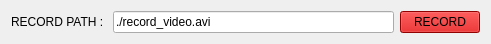
   <widget class="QWidget" name="layoutWidget_5">
    <property name="geometry">
     <rect>
      <x>20</x>
      <y>460</y>
      <width>491</width>
      <height>31</height>
     </rect>
    </property>
    <layout class="QHBoxLayout" name="horizontalLayout_5">
     <item>
      <widget class="QLabel" name="label_14">
       <property name="text">
        <string>RECORD PATH : </string>
       </property>
      </widget>
     </item>
     <item>
      <widget class="QLineEdit" name="PATH_REC">
       <property name="text">
        <string>./record_video.avi</string>
       </property>
      </widget>
     </item>
     <item>
      <widget class="QPushButton" name="startBtn_REC">
       <property name="palette">
        <palette>
         <active>
          <colorrole role="WindowText">
           <brush brushstyle="SolidPattern">
            <color alpha="255">
             <red>0</red>
             <green>0</green>
             <blue>0</blue>
            </color>
           </brush>
          </colorrole>
          <colorrole role="Button">
           <brush brushstyle="SolidPattern">
            <color alpha="255">
             <red>204</red>
             <green>0</green>
             <blue>0</blue>
            </color>
           </brush>
          </colorrole>
          <colorrole role="Light">
           <brush brushstyle="SolidPattern">
            <color alpha="255">
             <red>255</red>
             <green>51</green>
             <blue>51</blue>
            </color>
           </brush>
          </colorrole>
          <colorrole role="Midlight">
           <brush brushstyle="SolidPattern">
            <color alpha="255">
             <red>229</red>
             <green>25</green>
             <blue>25</blue>
            </color>
           </brush>
          </colorrole>
          <colorrole role="Dark">
           <brush brushstyle="SolidPattern">
            <color alpha="255">
             <red>102</red>
             <green>0</green>
             <blue>0</blue>
            </color>
           </brush>
          </colorrole>
          <colorrole role="Mid">
           <brush brushstyle="SolidPattern">
            <color alpha="255">
             <red>136</red>
             <green>0</green>
             <blue>0</blue>
            </color>
           </brush>
          </colorrole>
          <colorrole role="Text">
           <brush brushstyle="SolidPattern">
            <color alpha="255">
             <red>0</red>
             <green>0</green>
             <blue>0</blue>
            </color>
           </brush>
          </colorrole>
          <colorrole role="BrightText">
           <brush brushstyle="SolidPattern">
            <color alpha="255">
             <red>255</red>
             <green>255</green>
             <blue>255</blue>
            </color>
           </brush>
          </colorrole>
          <colorrole role="ButtonText">
           <brush brushstyle="SolidPattern">
            <color alpha="255">
             <red>0</red>
             <green>0</green>
             <blue>0</blue>
            </color>
           </brush>
          </colorrole>
          <colorrole role="Base">
           <brush brushstyle="SolidPattern">
            <color alpha="255">
             <red>255</red>
             <green>255</green>
             <blue>255</blue>
            </color>
           </brush>
          </colorrole>
          <colorrole role="Window">
           <brush brushstyle="SolidPattern">
            <color alpha="255">
             <red>204</red>
             <green>0</green>
             <blue>0</blue>
            </color>
           </brush>
          </colorrole>
          <colorrole role="Shadow">
           <brush brushstyle="SolidPattern">
            <color alpha="255">
             <red>0</red>
             <green>0</green>
             <blue>0</blue>
            </color>
           </brush>
          </colorrole>
          <colorrole role="AlternateBase">
           <brush brushstyle="SolidPattern">
            <color alpha="255">
             <red>229</red>
             <green>127</green>
             <blue>127</blue>
            </color>
           </brush>
          </colorrole>
          <colorrole role="ToolTipBase">
           <brush brushstyle="SolidPattern">
            <color alpha="255">
             <red>255</red>
             <green>255</green>
             <blue>220</blue>
            </color>
           </brush>
          </colorrole>
          <colorrole role="ToolTipText">
           <brush brushstyle="SolidPattern">
            <color alpha="255">
             <red>0</red>
             <green>0</green>
             <blue>0</blue>
            </color>
           </brush>
          </colorrole>
          <colorrole role="PlaceholderText">
           <brush brushstyle="SolidPattern">
            <color alpha="128">
             <red>0</red>
             <green>0</green>
             <blue>0</blue>
            </color>
           </brush>
          </colorrole>
         </active>
         <inactive>
          <colorrole role="WindowText">
           <brush brushstyle="SolidPattern">
            <color alpha="255">
             <red>0</red>
             <green>0</green>
             <blue>0</blue>
            </color>
           </brush>
          </colorrole>
          <colorrole role="Button">
           <brush brushstyle="SolidPattern">
            <color alpha="255">
             <red>204</red>
             <green>0</green>
             <blue>0</blue>
            </color>
           </brush>
          </colorrole>
          <colorrole role="Light">
           <brush brushstyle="SolidPattern">
            <color alpha="255">
             <red>255</red>
             <green>51</green>
             <blue>51</blue>
            </color>
           </brush>
          </colorrole>
          <colorrole role="Midlight">
           <brush brushstyle="SolidPattern">
            <color alpha="255">
             <red>229</red>
             <green>25</green>
             <blue>25</blue>
            </color>
           </brush>
          </colorrole>
          <colorrole role="Dark">
           <brush brushstyle="SolidPattern">
            <color alpha="255">
             <red>102</red>
             <green>0</green>
             <blue>0</blue>
            </color>
           </brush>
          </colorrole>
          <colorrole role="Mid">
           <brush brushstyle="SolidPattern">
            <color alpha="255">
             <red>136</red>
             <green>0</green>
             <blue>0</blue>
            </color>
           </brush>
          </colorrole>
          <colorrole role="Text">
           <brush brushstyle="SolidPattern">
            <color alpha="255">
             <red>0</red>
             <green>0</green>
             <blue>0</blue>
            </color>
           </brush>
          </colorrole>
          <colorrole role="BrightText">
           <brush brushstyle="SolidPattern">
            <color alpha="255">
             <red>255</red>
             <green>255</green>
             <blue>255</blue>
            </color>
           </brush>
          </colorrole>
          <colorrole role="ButtonText">
           <brush brushstyle="SolidPattern">
            <color alpha="255">
             <red>0</red>
             <green>0</green>
             <blue>0</blue>
            </color>
           </brush>
          </colorrole>
          <colorrole role="Base">
           <brush brushstyle="SolidPattern">
            <color alpha="255">
             <red>255</red>
             <green>255</green>
             <blue>255</blue>
            </color>
           </brush>
          </colorrole>
          <colorrole role="Window">
           <brush brushstyle="SolidPattern">
            <color alpha="255">
             <red>204</red>
             <green>0</green>
             <blue>0</blue>
            </color>
           </brush>
          </colorrole>
          <colorrole role="Shadow">
           <brush brushstyle="SolidPattern">
            <color alpha="255">
             <red>0</red>
             <green>0</green>
             <blue>0</blue>
            </color>
           </brush>
          </colorrole>
          <colorrole role="AlternateBase">
           <brush brushstyle="SolidPattern">
            <color alpha="255">
             <red>229</red>
             <green>127</green>
             <blue>127</blue>
            </color>
           </brush>
          </colorrole>
          <colorrole role="ToolTipBase">
           <brush brushstyle="SolidPattern">
            <color alpha="255">
             <red>255</red>
             <green>255</green>
             <blue>220</blue>
            </color>
           </brush>
          </colorrole>
          <colorrole role="ToolTipText">
           <brush brushstyle="SolidPattern">
            <color alpha="255">
             <red>0</red>
             <green>0</green>
             <blue>0</blue>
            </color>
           </brush>
          </colorrole>
          <colorrole role="PlaceholderText">
           <brush brushstyle="SolidPattern">
            <color alpha="128">
             <red>0</red>
             <green>0</green>
             <blue>0</blue>
            </color>
           </brush>
          </colorrole>
         </inactive>
         <disabled>
          <colorrole role="WindowText">
           <brush brushstyle="SolidPattern">
            <color alpha="255">
             <red>102</red>
             <green>0</green>
             <blue>0</blue>
            </color>
           </brush>
          </colorrole>
          <colorrole role="Button">
           <brush brushstyle="SolidPattern">
            <color alpha="255">
             <red>204</red>
             <green>0</green>
             <blue>0</blue>
            </color>
           </brush>
          </colorrole>
          <colorrole role="Light">
           <brush brushstyle="SolidPattern">
            <color alpha="255">
             <red>255</red>
             <green>51</green>
             <blue>51</blue>
            </color>
           </brush>
          </colorrole>
          <colorrole role="Midlight">
           <brush brushstyle="SolidPattern">
            <color alpha="255">
             <red>229</red>
             <green>25</green>
             <blue>25</blue>
            </color>
           </brush>
          </colorrole>
          <colorrole role="Dark">
           <brush brushstyle="SolidPattern">
            <color alpha="255">
             <red>102</red>
             <green>0</green>
             <blue>0</blue>
            </color>
           </brush>
          </colorrole>
          <colorrole role="Mid">
           <brush brushstyle="SolidPattern">
            <color alpha="255">
             <red>136</red>
             <green>0</green>
             <blue>0</blue>
            </color>
           </brush>
          </colorrole>
          <colorrole role="Text">
           <brush brushstyle="SolidPattern">
            <color alpha="255">
             <red>102</red>
             <green>0</green>
             <blue>0</blue>
            </color>
           </brush>
          </colorrole>
          <colorrole role="BrightText">
           <brush brushstyle="SolidPattern">
            <color alpha="255">
             <red>255</red>
             <green>255</green>
             <blue>255</blue>
            </color>
           </brush>
          </colorrole>
          <colorrole role="ButtonText">
           <brush brushstyle="SolidPattern">
            <color alpha="255">
             <red>102</red>
             <green>0</green>
             <blue>0</blue>
            </color>
           </brush>
          </colorrole>
          <colorrole role="Base">
           <brush brushstyle="SolidPattern">
            <color alpha="255">
             <red>204</red>
             <green>0</green>
             <blue>0</blue>
            </color>
           </brush>
          </colorrole>
          <colorrole role="Window">
           <brush brushstyle="SolidPattern">
            <color alpha="255">
             <red>204</red>
             <green>0</green>
             <blue>0</blue>
            </color>
           </brush>
          </colorrole>
          <colorrole role="Shadow">
           <brush brushstyle="SolidPattern">
            <color alpha="255">
             <red>0</red>
             <green>0</green>
             <blue>0</blue>
            </color>
           </brush>
          </colorrole>
          <colorrole role="AlternateBase">
           <brush brushstyle="SolidPattern">
            <color alpha="255">
             <red>204</red>
             <green>0</green>
             <blue>0</blue>
            </color>
           </brush>
          </colorrole>
          <colorrole role="ToolTipBase">
           <brush brushstyle="SolidPattern">
            <color alpha="255">
             <red>255</red>
             <green>255</green>
             <blue>220</blue>
            </color>
           </brush>
          </colorrole>
          <colorrole role="ToolTipText">
           <brush brushstyle="SolidPattern">
            <color alpha="255">
             <red>0</red>
             <green>0</green>
             <blue>0</blue>
            </color>
           </brush>
          </colorrole>
          <colorrole role="PlaceholderText">
           <brush brushstyle="SolidPattern">
            <color alpha="128">
             <red>0</red>
             <green>0</green>
             <blue>0</blue>
            </color>
           </brush>
          </colorrole>
         </disabled>
        </palette>
       </property>
       <property name="text">
        <string>RECORD</string>
       </property>
      </widget>
     </item>
    </layout>
   </widget>
